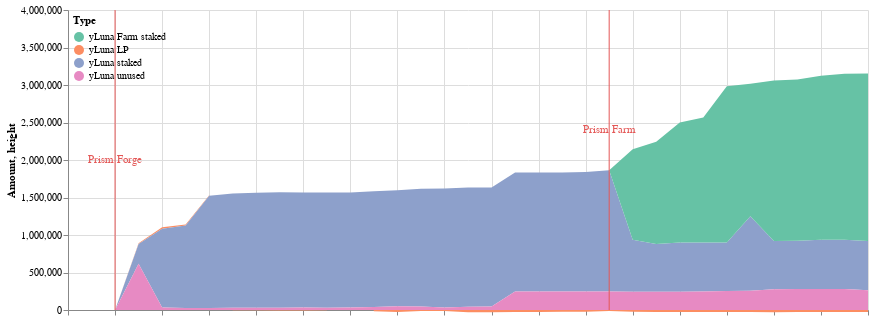

Notebook code for this chart:
### Markdown cell above
## All deltas

### Code cell
all_deltas = ydp.asset_used.append(ydp.asset_unused)
all_deltas = ydp.fill_date_gaps(all_deltas, ['2022-02-11','2022-02-12','2022-02-13'])
c1 = cp.get_yluna_time_area_chart(all_deltas, 
               alt.Scale(scheme='set2'),
               min_date = all_deltas.Time.min(),
               max_date = all_deltas.Time.max(),
               top_padding = 1500000
        )

c2 = alt.Chart(ydp.dates_to_mark).mark_rule(color='#e45756').encode(
    x=alt.X('date'+':T',axis=alt.Axis(labels=False,title=''))
)

c3 = alt.Chart(ydp.dates_to_mark).mark_text(
    color='#e45756',
    angle=0
).encode(
    x=alt.X('text_date'+':T',axis=alt.Axis(labels=False,title='')),
    y='height',
    text='text'
)

(c1 + c2 + c3).properties(width=800).configure_view(strokeOpacity=0)

### Figure 1 — Vega-Lite specification as saved in the notebook (floating-point values rounded to 4 significant figures; data arrays with more than 128 entries replaced by an {"elided": "..."} marker saying what was removed)
{"config": {"view": {"continuousWidth": 400, "continuousHeight": 300, "strokeOpacity": 0}}, "layer": [{"data": {"name": "data-6dcb244fa81b630d197f73691d0dd779"}, "mark": "area", "encoding": {"color": {"field": "Type", "legend": {"direction": "vertical", "legendY": 0, "orient": "none", "padding": 5}, "scale": {"scheme": "set2"}, "type": "nominal"}, "tooltip": [{"field": "Time", "format": "%Y-%m-%d", "type": "temporal"}, {"field": "Type", "type": "nominal"}, {"field": "Amount (millions)", "type": "nominal"}], "x": {"field": "Time", "scale": {"domain": ["2022-02-11", "2022-03-17"]}, "type": "temporal"}, "y": {"field": "Amount", "scale": {"domain": [0, 3733000.0]}, "type": "quantitative"}}}, {"data": {"name": "data-bf69e67827aa5ed7d9d532afa84e7b5c"}, "mark": {"type": "rule", "color": "#e45756"}, "encoding": {"x": {"axis": {"labels": false, "title": ""}, "field": "date", "type": "temporal"}}}, {"data": {"name": "data-bf69e67827aa5ed7d9d532afa84e7b5c"}, "mark": {"type": "text", "angle": 0, "color": "#e45756"}, "encoding": {"text": {"field": "text", "type": "nominal"}, "x": {"axis": {"labels": false, "title": ""}, "field": "text_date", "type": "temporal"}, "y": {"field": "height", "type": "quantitative"}}}], "width": 800, "$schema": "https://vega.github.io/schema/vega-lite/v4.17.0.json", "datasets": {"data-6dcb244fa81b630d197f73691d0dd779": {"elided": "140 records"}, "data-bf69e67827aa5ed7d9d532afa84e7b5c": [{"text_date": "2022-02-13", "date": "2022-02-13", "height": 2000000, "text": "Prism Forge"}, {"text_date": "2022-03-06", "date": "2022-03-06", "height": 2400000, "text": "Prism Farm"}]}}
